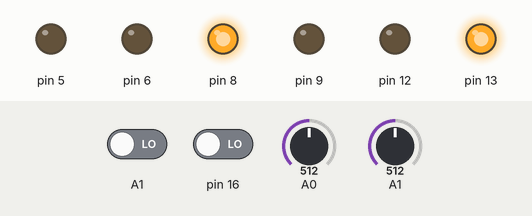
Bench run of a sketch on a simulated Arduino Uno, built with avr-gcc and run on an emulated ATmega328P. Shown: output pins drawn as LEDs (lit = HIGH). The test bench sets the inputs (shaded band); at power-on: A0 = 512, A1 = 512, A1 LOW, pin 16 LOW.

Above: at 1.2 s.
1.3 s: A0 set to 716
At 2.5 s:
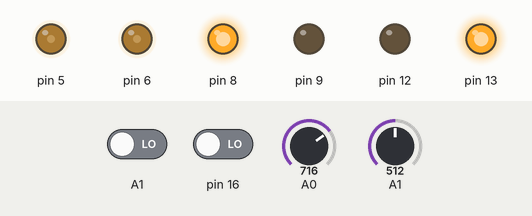
2.8 s: A1 set to 716
At 3.7 s:
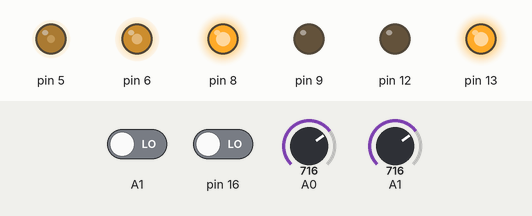
4.3 s: A0 set to 900
At 4.8 s:
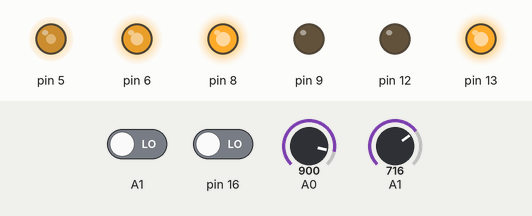
5.8 s: A1 set to 846
At 7.0 s:
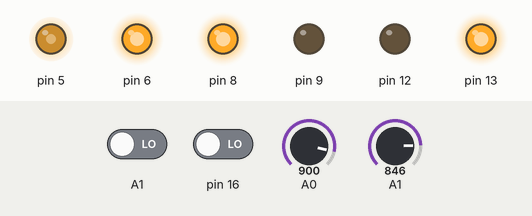
7.3 s: A1 set to 854
At 8.3 s:
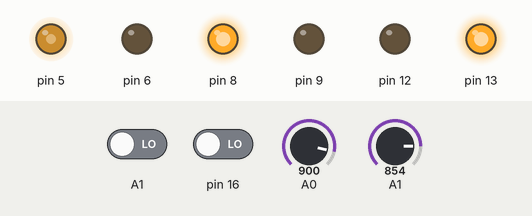
8.8 s: A0 set to 1023
At 9.4 s:
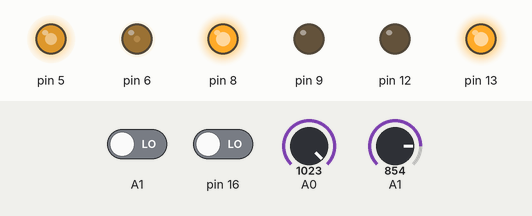
Timing chart, 0 to 11.3 s (numbered marks = the images above; inputs shaded):
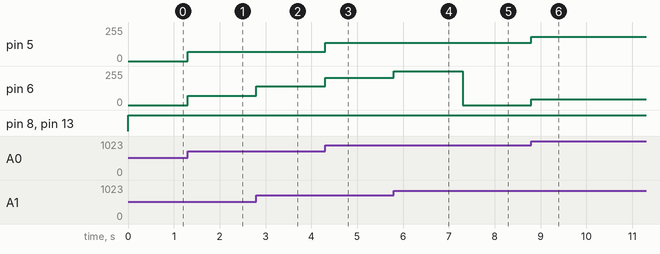

The sketch:

gearMotor.ino
```cpp
#include "tank.h"

// Declared externally in defaults.c because cpp doesn't have designated initializers
extern Tank tank;

// Our ISRs will keep track on pin changes on the encoder inputs
// and increment the counter when they change
ISR (PCINT2_vect) {
  tank.motors[B].encoder.count++;
}

ISR (PCINT3_vect) {
  tank.motors[A].encoder.count++;
}

void setup() {
  // Initialize the tank struct (set pinmodes)
  tankInit(&tank);
  Serial.begin(9600);

  // Enable interrupts on PORTB
  PCICR = 0b10;
  // Have it trigger when 11 and 10 change
  PCMSK1 |= 0b110;
}

typedef struct {
  long x, y;
} Message;

void loop() {
  // // Run our joystick drive function in a loop
  // Message m;
  // char* p = (char*)&m;
  // if (Serial.available()) {
  //   for (int i = 0; i < 8; i++) {
  //     while (!Serial.available()) {}

  //     p[i] = Serial.read();
  //   }
  // }

  // Serial.print(m.x);
  // Serial.print(" ");
  // Serial.println(m.y);

  // tankDrive(&tank);

  tankDriveJoystick(&tank);
}
```

defaults.c
```cpp
#include "tank.h"

Motor motors [] = {
  // Motor A
  {
    .encoder = { .pin = 11 },
    .in1 = 9,
    .in2 = 8,
    .en = 6,
  },
  // Motor B
  {
    .encoder = { .pin = 10 },
    .in1 = 13,
    .in2 = 12,
    .en = 5,
  },
};

#define A0 14
#define A1 15

Tank tank = {
  .motors = motors,
  .joystick = { A0, A1 },
  .maxWheelSpeed = 100,
};
```

encoder.cpp
```cpp
#include "encoder.h"

void encoderReset(Encoder* e)
{
  e->count = 0;
  e->prev = 0;
}
```

encoder.h
```cpp
#ifndef ENCODER_H
#define ENCODER_H

typedef struct {
  int pin;
  int count;
  int prev;
} Encoder;

/* Encoder constants */
#define numSlits  20
#define cycleTime 1000

void encoderReset(Encoder* e);

#endif /* ENCODER_H */
```

joystick.cpp
```cpp
#include <Arduino.h>
#include "joystick.h"

void joystickInit(Joystick* j)
{
  pinMode(j->rxPin, INPUT);
  pinMode(j->ryPin, INPUT);
}
```

joystick.h
```cpp
#ifndef JOYSTICK_H
#define JOYSTICK_H

typedef struct {
  int rxPin, ryPin;
} Joystick;

void joystickInit(Joystick* j);

#endif /* JOYSTICK_H */
```

motor.cpp
```cpp
#include <Arduino.h>
#include "motor.h"

/*
 * @brief Initialize motor pin modes
 *
 * @param m Pointer to the Motor struct
 */
void motorInit(Motor* m)
{
  pinMode(m->in1, OUTPUT);
  pinMode(m->in2, OUTPUT);
  pinMode(m->en, OUTPUT);
  pinMode(m->encoder.pin, INPUT);
}

/*
 * @brief Sets the spin direction of the motor
 *
 * @param m Pointer to the Motor struct
 * @param d Direction enum (either CLOCKWISE or COUNTER_CLOCKWISE)
 */
void motorSetDirection(Motor* m, Direction d)
{
  digitalWrite(m->in1, !d);
  digitalWrite(m->in2, d);
}

/*
 * @brief Corrects speed to make the motor follow a straight line
 *
 * @param m Pointer to the Motor struct
 * @param predicted the predicted amount of cycles
 * @param maxWheelSpeed the maximum wheel speed
 * @param error the error threshold
 */
void motorCorrectSpeed(Motor* m, int predicted, int maxWheelSpeed, int error)
{
  if (m->encoder.count-predicted > error)
    return;
  if (m->encoder.count-predicted > 0)
    m->speed -= ceil(abs(m->encoder.count-predicted)/5.0/maxWheelSpeed*255.0);
  else
    m->speed += ceil(abs(m->encoder.count-predicted)/5.0/maxWheelSpeed*255.0);
}
```

motor.h
```cpp
#ifndef MOTOR_H
#define MOTOR_H

#include <math.h>
#include "encoder.h"

typedef struct {
  Encoder encoder;
  int in1, in2, en, speed;
} Motor;

typedef enum {
  CLOCKWISE,
  COUNTER_CLOCKWISE,
  MAX_DIRECTION,
} Direction;

/*
 * @brief Initialize motor pin modes
 *
 * @param m Pointer to the Motor struct
 */
void motorInit(Motor* m);

/*
 * @brief Sets the spin direction of the motor
 *
 * @param m Pointer to the Motor struct
 * @param d Direction enum (either CLOCKWISE or COUNTER_CLOCKWISE)
 */
void motorSetDirection(Motor* m, Direction d);

/*
 * @brief Corrects speed to make the motor follow a straight line
 *
 * @param m Pointer to the Motor struct
 * @param predicted the predicted amount of cycles
 * @param maxWheelSpeed the maximum wheel speed
 * @param error the error threshold
 */
void motorCorrectSpeed(Motor* m, int predicted, int maxWheelSpeed, int error);

#endif /* MOTOR_H */
```

tank.cpp
```cpp
#include <Arduino.h>
#include "tank.h"

/**
 * @brief Initialize the tank by setting the pinmodes of the motors and joystick pins
 *
 * @param t Pointer to the tank struct
 */
void tankInit(Tank* t)
{
  motorInit(t->motors + A);
  motorInit(t->motors + B);
  joystickInit(&t->joystick);
}

/**
 * @brief Will calculate the conversion factor of how cycles can happen at a speed of 255
 *
 * @param t Pointer to the tank struct
 */
void tankCalculateMaxSpeed(Tank* t) {
  unsigned long start = millis();

  encoderReset(&t->motors[A].encoder);
  encoderReset(&t->motors[B].encoder);
  motorSetDirection(t->motors + A, CLOCKWISE);
  motorSetDirection(t->motors + B, COUNTER_CLOCKWISE);

  unsigned long current = start;

  while (current - start < cycleTime) {
    int nextA = digitalRead(10);
    int nextB = digitalRead(11);

    current = millis();
  }

  t->maxWheelSpeed = min(t->motors[A].encoder.count, t->motors[B].encoder.count);
  encoderReset(&t->motors[A].encoder);
  encoderReset(&t->motors[B].encoder);
}

/*
 * @brief Direction is angle in degrees from North to intended direction
 *        Speed is scalar value from 0 to 255
 *
 * @param t Pointer to the tank struct
 * @param d direction
 * @param s speed
 */
void tankSetSpeed(Tank* t, double d, int s) {
  t->direction = d;
  t->speed = s;
  int x = s*sin(d*3.14/180.0);
  int y = s*cos(d*3.14/180.0);

  bool index = d > 180;
  t->motors[!index].speed = y;
  t->motors[index].speed = x+y;
}

/*
 * @brief Adjusts speeds to match direction
 *
 * @param t Pointer to the tank struct
 */
void tankFixSpeeds(Tank* t) {
  int error = 3;

  int x = t->speed*sin(t->direction*3.14/180.0);
  int y = t->speed*cos(t->direction*3.14/180.0);

  int predicted [2];
  bool index = t->direction < 180;
  predicted[!index] = y/255.0*t->maxWheelSpeed;
  predicted[index] = (x+y)/255.0*t->maxWheelSpeed;

  motorCorrectSpeed(t->motors + A, predicted[A], t->maxWheelSpeed, error);
  motorCorrectSpeed(t->motors + B, predicted[B], t->maxWheelSpeed, error);

  t->motors[A].speed = max(t->motors[A].speed, -255);
  t->motors[B].speed = max(t->motors[B].speed, -255);
  t->motors[A].speed = min(t->motors[A].speed, 255);
  t->motors[B].speed = min(t->motors[B].speed, 255);
}

/*
 * @brief Drives the tank forward adjusting speeds as needed to maintain a straight line
 *
 * @param t Pointer to the tank struct
 */
void tankDrive(Tank* t) {
  analogWrite(t->motors[A].en, abs(t->motors[A].speed));
  analogWrite(t->motors[B].en, abs(t->motors[B].speed));
  motorSetDirection(t->motors + A, (Direction)(t->motors[A].speed >= 0));
  motorSetDirection(t->motors + B, (Direction)(t->motors[B].speed < 0));

  if (millis() - t->lastCycleTime >= cycleTime) {
    t->lastCycleTime = millis();
    tankFixSpeeds(t);

    encoderReset(&t->motors[A].encoder);
    encoderReset(&t->motors[B].encoder);
  }
}

/*
 * @brief Runs tankDrive in a loop for the given time
 *
 * @param t Pointer to the tank struct
 */
void tankDriveForTime(Tank* t, double seconds) {
  unsigned long start = millis();

  while (millis()-start < seconds*1000) {
    tankDrive(t);
  }

  tankSetSpeed(t, 0, 0);
}

/*
 * @brief Turns tank in an arc given parameters
 *
 * @param t Pointer to the tank struct
 * @param degrees is how much you want to turn
 * @param radius is the radius of the turn
 * @param s is the speed of the car while in the turn
 */
void turnTank(Tank* t, int degrees, double radius, int s) {

}

/*
 * @brief Turns tank using the output from the joystick
 *
 * @param t Pointer to the tank struct
 */
void tankDriveJoystick(Tank* t) {
  float x = analogRead(t->joystick.rxPin)-512;
  float y = analogRead(t->joystick.ryPin)-512;

  // 724 is max hypotenuse length
  int s = sqrt(x*x + y*y)/724*255;
  int d;
  if (x) d = atan(y/x)/3.14*180;
  else d = y > 0 ? 0 : 180;

  tankSetSpeed(t, d, s);
  tankDrive(t);
}

void tankDriveRoutine(Tank* t) {
  tankSetSpeed(t, 0, 100);
  tankDriveForTime(t, 1);

  tankSetSpeed(t, 30, 100);
  tankDriveForTime(t, 1);
  tankSetSpeed(t, 60, 100);
  tankDriveForTime(t, 1);
  tankSetSpeed(t, 90, 100);
  tankDriveForTime(t, 1);

  tankDriveForTime(t, 1);
  // turnTank(270, 100, 0);
}
```

tank.h
```cpp
#ifndef TANK_H
#define TANK_H

#include "motor.h"
#include "joystick.h"

typedef struct {
  Motor* motors;
  Joystick joystick;
  double direction;
  int speed;
  int lastCycleTime;
  int maxWheelSpeed;
} Tank;

/**
 * @brief Initialize the tank by setting the pinmodes of the motors and joystick pins
 *
 * @param t Pointer to the tank struct
 */
void tankInit(Tank* t);

/**
 * @brief Will calculate the conversion factor of how cycles can happen at a speed of 255
 *
 * @param t Pointer to the tank struct
 */
void tankCalculateMaxSpeed(Tank* t);

/*
 * @brief Direction is angle in degrees from North to intended direction
 *        Speed is scalar value from 0 to 255
 *
 * @param t Pointer to the tank struct
 * @param d direction
 * @param s speed
 */
void tankSetSpeed(Tank* t, double d, int s);

/*
 * @brief Adjusts speeds to match direction
 *
 * @param t Pointer to the tank struct
 */
void tankFixSpeeds(Tank* t);

/*
 * @brief Drives the tank forward adjusting speeds as needed to maintain a straight line
 *
 * @param t Pointer to the tank struct
 */
void tankDrive(Tank* t);

/*
 * @brief Runs tankDrive in a loop for the given time
 *
 * @param t Pointer to the tank struct
 */
void tankDriveForTime(Tank* t, double seconds);

/*
 * @brief Turns tank in an arc given parameters
 *
 * @param t Pointer to the tank struct
 * @param degrees is how much you want to turn
 * @param radius is the radius of the turn
 * @param s is the speed of the car while in the turn
 */
void tankDriveJoystick(Tank* t);

/*
 * @brief Turns tank using the output from the joystick
 *
 * @param t Pointer to the tank struct
 */
void tankDriveRoutine(Tank* t);

#define A 0
#define B 1

#endif /* TANK_H */
```

Measured:
- the behaviour switches between 853 and 854 on A1 (found by bisection; images 4 and 5)
- after the input at 1.3 s, pin 5, pin 6: 0/255 → 71/255 at once
- after the input at 2.8 s, pin 6: 71/255 → 142/255 at once
- after the input at 4.3 s, pin 5: 71/255 → 137/255 at once; pin 6: 142/255 → 206/255 at once
- after the input at 5.8 s, pin 6: 206/255 → 252/255 at once
- after the input at 7.3 s, pin 6: 252/255 → 0/255 at once
- after the input at 8.8 s, pin 5: 137/255 → 181/255 at once; pin 6: 0/255 → 42/255 at once
